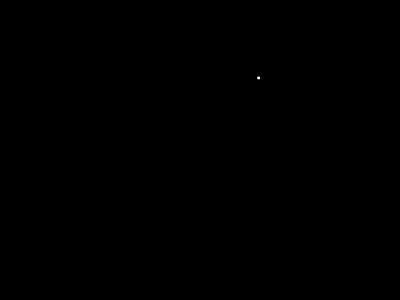
Frame 1 (no input)
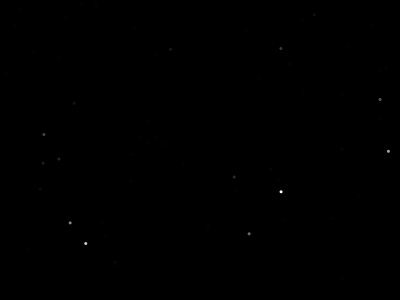
Frame 60 (the mouse pressed at the canvas centre just before this capture)
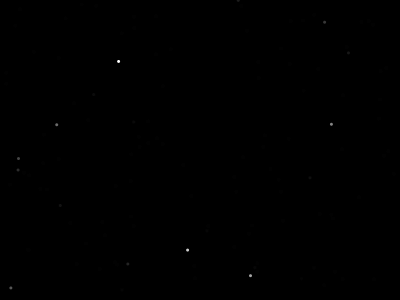
Frame 120 (the mouse held since frame 60 and released just before this capture)

The Processing sketch that drew these frames (run headless with seeded random() and noise(); from frame 60 on, the mouse is pressed at the canvas centre):

// Processing sketch: bintang_kelapkelip
// ── bintang_kelapkelip.pde
void setup(){
  size(400,300);
  background(0);
  noStroke();
}

void draw(){
fill(0,50);
rect(0,0,width, height);

fill(255);
ellipse(random(width), random(height),3,3);
}
